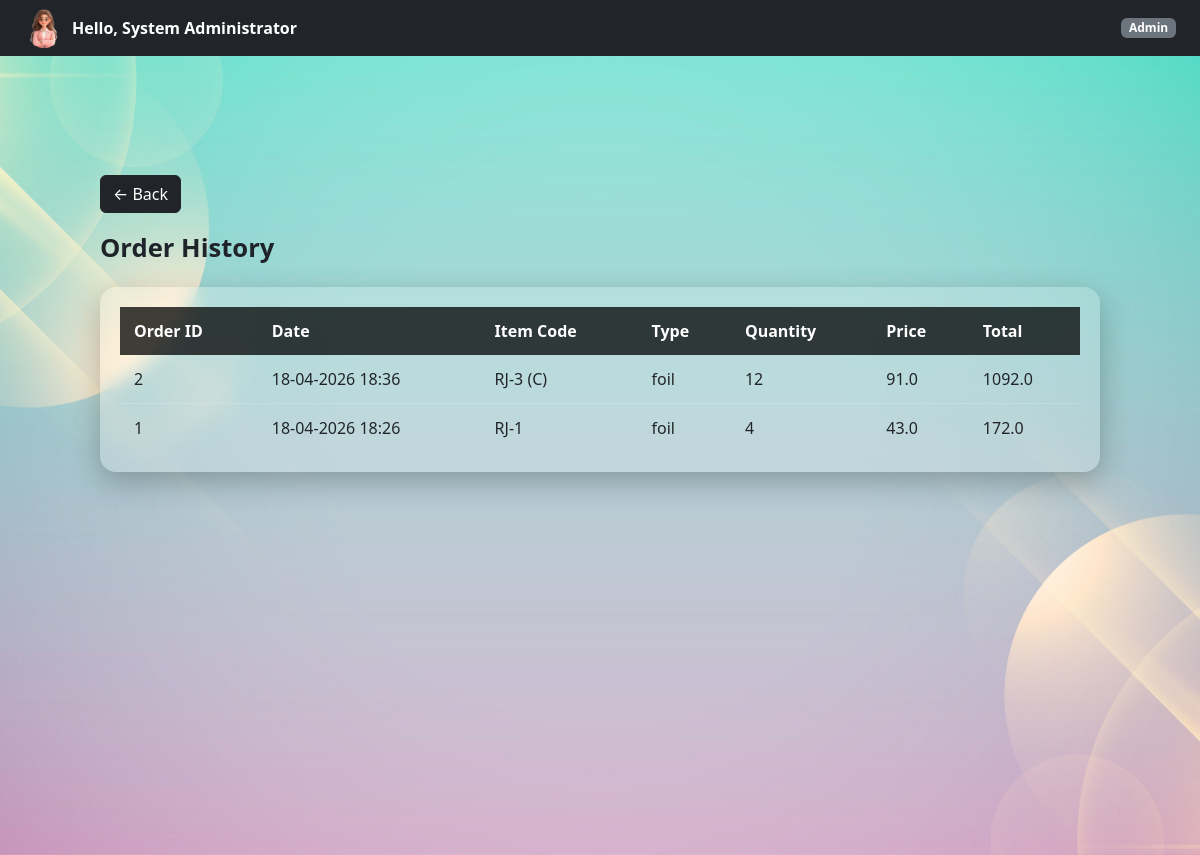
The app's page /admin/orders/history (signed in), older data.
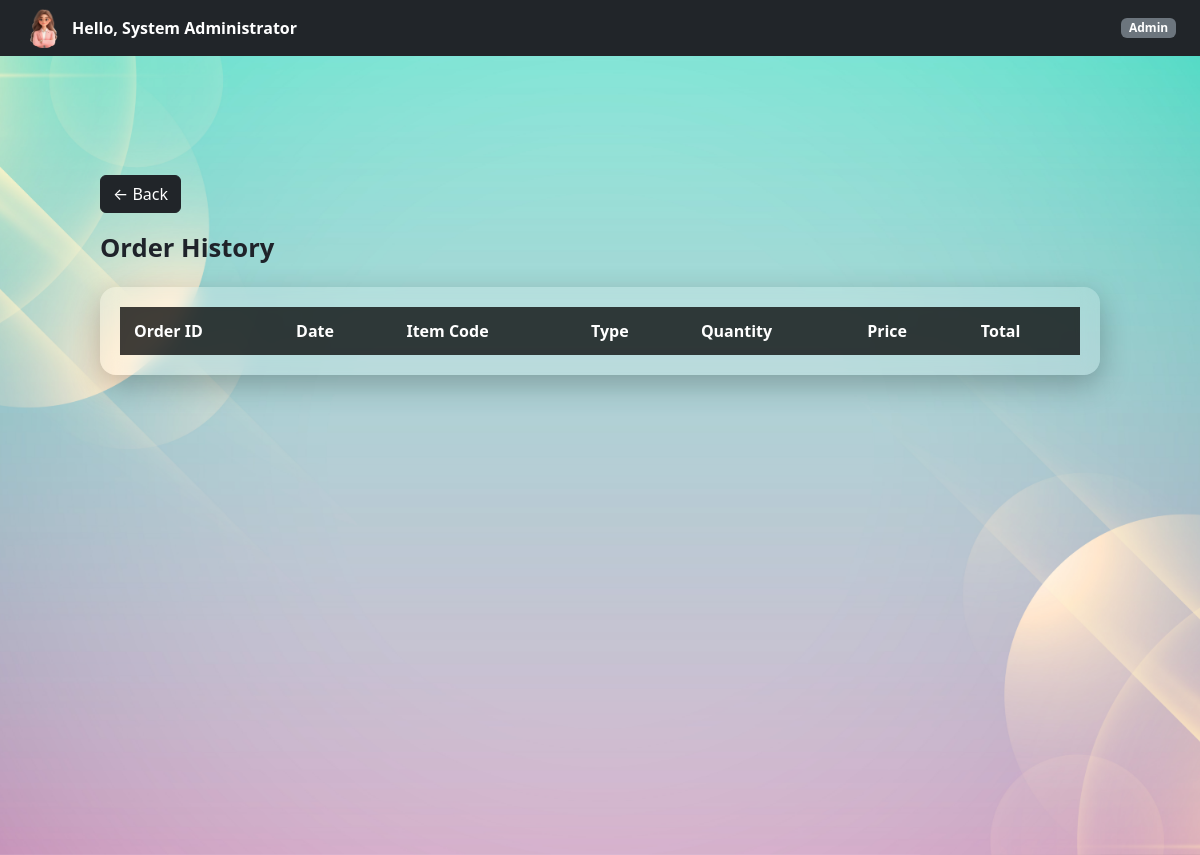
The same page, newer data.
### controller/models.py (models this page shows)
class Order(db.Model):
    __tablename__ = "orders"
    id = db.Column(db.Integer, primary_key=True)
    created_at = db.Column(db.DateTime, default=datetime.utcnow)
    items = db.relationship("OrderItem", backref="order", cascade="all, delete-orphan")

class OrderItem(db.Model):
    __tablename__ = "order_items"
    id = db.Column(db.Integer, primary_key=True)
    order_id = db.Column(db.Integer, db.ForeignKey("orders.id"))
    item_type = db.Column(db.String(50), nullable=False)
    item_id = db.Column(db.Integer, nullable=False)
    code = db.Column(db.String(50))
    quantity = db.Column(db.Integer)
    price = db.Column(db.Float)

### controller/admin.py (the view)
@admin_bp.route("/orders/history")
@login_required
@role_required("Admin")
def order_history():
    orders = Order.query.order_by(Order.created_at.desc()).all()
    return render_template("admin/order_history.html", orders=orders)

### templates/admin/order_history.html (shortened to what this page needs)
{% extends "base.html" %}
{% block page_class %}company-dashboard-bg{% endblock %}
{% block free_content %}
{% include "partials/navbar.html" %}
<div class="dashboard-container">
    <div class="d-flex justify-content-between align-items-center mb-3">
        <a href="{{ url_for('admin.dashboard') }}" class="btn btn-dark">
            ← Back
        </a>
    </div>
    <div class="page-title">Order History</div>
    <div class="glass-table">
        <table>
            <thead>
                <tr>
                    <th>Order ID</th>
                    <th>Date</th>
                    <th>Item Code</th>
                    <th>Type</th>
                    <th>Quantity</th>
                    <th>Price</th>
                    <th>Total</th>
                </tr>
            </thead>
            <tbody>
                {% for order in orders %}
                    {% for item in order.items %}
                    <tr>
                        <td>{{ order.id }}</td>
                        <td>{{ order.created_at.strftime("%d-%m-%Y %H:%M") }}</td>
                        <td>{{ item.code }}</td>
                        <td>{{ item.item_type }}</td>
                        <td>{{ item.quantity }}</td>
                        <td>{{ item.price }}</td>
                        <td>{{ item.quantity * item.price }}</td>
                    </tr>
                    {% endfor %}
                {% endfor %}
            </tbody>
        </table>
    </div>
</div>
{% endblock %}

### templates/base.html (shortened to what this page needs)
<!DOCTYPE html>
<html lang="en">
<head>
    <link rel="stylesheet" href="{{ url_for('static', filename='styles/bootstrap/css/bootstrap.min.css') }}">
    <link rel="stylesheet" href="{{ url_for('static', filename='styles/main.css') }}">
</head>
<body>
<div class="page-wrapper {% block page_class %}{% endblock %}">
    {% block free_content %}{% endblock %}
</div>
</body>
</html>

### templates/partials/navbar.html (shortened to what this page needs)
<nav class="navbar navbar-dark bg-dark fixed-top px-4 d-flex justify-content-between">
    <a
        class="d-flex align-items-center text-white text-decoration-none"
        data-bs-toggle="offcanvas"
        href="#profileSidebar"
        role="button"
    >
        <img
            src="{{ url_for('static', filename='scripts/images/profile.png') }}"
            width="40"
            height="40"
            class="rounded-circle me-2"
        >
        <strong>Hello, {{ session.get("user_name") }}</strong>
    </a>
    <span class="badge bg-secondary">
        {% if "Admin" in session.get("roles", []) %}
            Admin
        {% else %}
            Employee
        {% endif %}
    </span>
</nav>

### static/styles/main.css (style rules this page uses)
html, body { height: 100%; margin: 0; }
.page-wrapper { min-height: 100vh; width: 100%; display: flex; align-items: flex-start; justify-content: center; }
.company-dashboard-bg { background: url("../scripts/images/company1.jpg") no-repeat center center/cover; }
.dashboard-container { width: 100%; padding: 90px 40px 40px; }
.page-wrapper { padding: 30px 60px; }
.page-title { font-size: 1.6rem; font-weight: 600; color: #1f232a; margin-bottom: 20px; }
.glass-table { background: rgba(255, 255, 255, 0.18); backdrop-filter: blur(10px); -webkit-backdrop-filter: blur(10px); border-radius: 16px; padding: 20px; box-shadow: 0 10px 30px rgba(0, 0, 0, 0.25); width: 100%; overflow-x: auto; }
.glass-table table { width: 100%; border-collapse: collapse; }
.glass-table thead { background: rgba(0, 0, 0, 0.75); color: #ffffff; }
.glass-table th, .glass-table td { padding: 12px 14px; text-align: left; white-space: nowrap; }
body { padding-top: 55px; }

Row changes from the older to the newer data that the page shows:
removed Order: id "2", created_at "18-04-2026 18:36"
removed OrderItem: code "RJ-3 (C)", item_type "foil", quantity "12", price "91.0", item.quantity*item.price "1092.0"
removed Order: id "1", created_at "18-04-2026 18:26"
removed OrderItem: code "RJ-1", item_type "foil", quantity "4", price "43.0", item.quantity*item.price "172.0"
